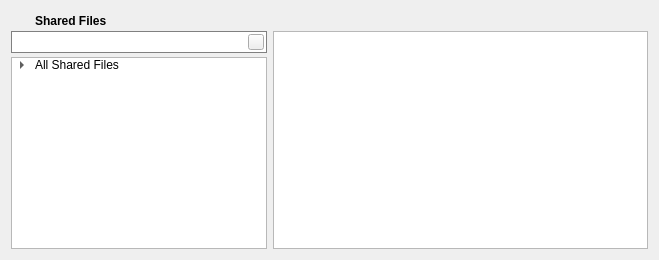
      <widget class="QWidget" name="page_Sharedfiles">
       <layout class="QGridLayout" name="gridLayout_13">
        <property name="horizontalSpacing">
         <number>6</number>
        </property>
        <property name="verticalSpacing">
         <number>0</number>
        </property>
        <item row="0" column="0">
         <widget class="QLabel" name="sharedfiles_iconlabel">
          <property name="minimumSize">
           <size>
            <width>18</width>
            <height>18</height>
           </size>
          </property>
          <property name="maximumSize">
           <size>
            <width>18</width>
            <height>18</height>
           </size>
          </property>
          <property name="text">
           <string/>
          </property>
          <property name="pixmap">
           <pixmap resource="resources.qrc">:/resources/sharedfiles-16.png</pixmap>
          </property>
         </widget>
        </item>
        <item row="0" column="1">
         <widget class="QLabel" name="sharedfilestextlabel">
          <property name="text">
           <string>&lt;html&gt;&lt;head&gt;&lt;meta name=&quot;qrichtext&quot; content=&quot;1&quot; /&gt;&lt;style type=&quot;text/css&quot;&gt;
p, li { white-space: pre-wrap; }
&lt;/style&gt;&lt;/head&gt;&lt;body style=&quot; font-family:'Sans Serif'; font-size:12pt; font-weight:400; font-style:normal;&quot;&gt;
&lt;p style=&quot; margin-top:0px; margin-bottom:0px; margin-left:0px; margin-right:0px; -qt-block-indent:0; text-indent:0px; font-family:'Arial'; font-size:8pt;&quot;&gt;&lt;span style=&quot; font-size:9pt; font-weight:600;&quot;&gt;Shared Files&lt;/span&gt;&lt;/p&gt;&lt;/body&gt;&lt;/html&gt;</string>
          </property>
         </widget>
        </item>
        <item row="0" column="2" colspan="2">
         <spacer name="spacer">
          <property name="orientation">
           <enum>Qt::Horizontal</enum>
          </property>
          <property name="sizeHint" stdset="0">
           <size>
            <width>381</width>
            <height>20</height>
           </size>
          </property>
         </spacer>
        </item>
        <item row="1" column="0" colspan="3">
         <layout class="QGridLayout" name="gridLayout_2">
          <property name="horizontalSpacing">
           <number>0</number>
          </property>
          <property name="verticalSpacing">
           <number>4</number>
          </property>
          <item row="0" column="0">
           <widget class="QFrame" name="frame_5">
            <property name="sizePolicy">
             <sizepolicy hsizetype="MinimumExpanding" vsizetype="Preferred">
              <horstretch>0</horstretch>
              <verstretch>0</verstretch>
             </sizepolicy>
            </property>
            <property name="sizeIncrement">
             <size>
              <width>300</width>
              <height>0</height>
             </size>
            </property>
            <property name="baseSize">
             <size>
              <width>300</width>
              <height>0</height>
             </size>
            </property>
            <property name="styleSheet">
             <string notr="true">QFrame#frame_5{border: 1px solid grey; 
background: white;}</string>
            </property>
            <property name="frameShape">
             <enum>QFrame::StyledPanel</enum>
            </property>
            <property name="frameShadow">
             <enum>QFrame::Raised</enum>
            </property>
            <layout class="QHBoxLayout" name="horizontalLayout_3">
             <property name="margin">
              <number>2</number>
             </property>
             <item>
              <widget class="QLabel" name="label_6">
               <property name="maximumSize">
                <size>
                 <width>16</width>
                 <height>16</height>
                </size>
               </property>
               <property name="text">
                <string/>
               </property>
               <property name="pixmap">
                <pixmap resource="resources.qrc">:/resources/viewmag-16.png</pixmap>
               </property>
               <property name="scaledContents">
                <bool>true</bool>
               </property>
               <property name="alignment">
                <set>Qt::AlignCenter</set>
               </property>
              </widget>
             </item>
             <item>
              <widget class="QLineEdit" name="filterlineEdit">
               <property name="maximumSize">
                <size>
                 <width>16777215</width>
                 <height>19</height>
                </size>
               </property>
               <property name="styleSheet">
                <string notr="true">QLineEdit#filterlineEdit{
background: transparent;
border: none;}</string>
               </property>
              </widget>
             </item>
             <item>
              <widget class="QPushButton" name="clearfilterButton">
               <property name="sizePolicy">
                <sizepolicy hsizetype="Fixed" vsizetype="Fixed">
                 <horstretch>0</horstretch>
                 <verstretch>0</verstretch>
                </sizepolicy>
               </property>
               <property name="minimumSize">
                <size>
                 <width>16</width>
                 <height>16</height>
                </size>
               </property>
               <property name="maximumSize">
                <size>
                 <width>16</width>
                 <height>16</height>
                </size>
               </property>
               <property name="toolTip">
                <string>Clear Filter</string>
               </property>
               <property name="styleSheet">
                <string notr="true">QPushButton 
{
border-image: url(:/resources/closenormal.png) 
}
QPushButton:hover 
{
border-image: url(:/resources/closehover.png) 
}
QPushButton:pressed {
border-image: url(:/resources/closepressed.png) 
}</string>
               </property>
               <property name="text">
                <string/>
               </property>
              </widget>
             </item>
            </layout>
           </widget>
          </item>
          <item row="1" column="0">
           <widget class="QTreeWidget" name="sharedfilesTreeWidget">
            <property name="sizePolicy">
             <sizepolicy hsizetype="MinimumExpanding" vsizetype="Expanding">
              <horstretch>0</horstretch>
              <verstretch>0</verstretch>
             </sizepolicy>
            </property>
            <property name="sizeIncrement">
             <size>
              <width>300</width>
              <height>0</height>
             </size>
            </property>
            <property name="baseSize">
             <size>
              <width>300</width>
              <height>0</height>
             </size>
            </property>
            <property name="headerHidden">
             <bool>true</bool>
            </property>
            <property name="columnCount">
             <number>1</number>
            </property>
            <column>
             <property name="text">
              <string>All</string>
             </property>
            </column>
            <item>
             <property name="text">
              <string>All Shared Files</string>
             </property>
             <property name="icon">
              <iconset resource="resources.qrc">
               <normaloff>:/resources/all.png</normaloff>:/resources/all.png</iconset>
             </property>
             <item>
              <property name="text">
               <string>Incomplete Files</string>
              </property>
              <property name="icon">
               <iconset resource="resources.qrc">
                <normaloff>:/resources/incomplete.png</normaloff>:/resources/incomplete.png</iconset>
              </property>
             </item>
             <item>
              <property name="text">
               <string>Incoming Files</string>
              </property>
              <property name="icon">
               <iconset>
                <normalon>:/resources/folderopen.png</normalon>
               </iconset>
              </property>
             </item>
             <item>
              <property name="text">
               <string>Shared Directories</string>
              </property>
              <property name="icon">
               <iconset resource="resources.qrc">
                <normaloff>:/resources/folder.png</normaloff>:/resources/folder.png</iconset>
              </property>
             </item>
            </item>
           </widget>
          </item>
         </layout>
        </item>
        <item row="1" column="3">
         <widget class="SharedFilesList" name="sharedfilesTreeView"/>
        </item>
       </layout>
      </widget>
